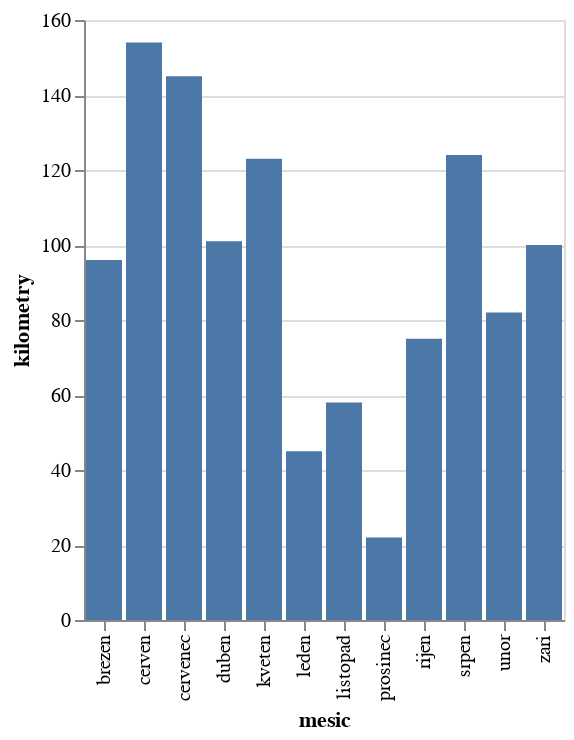

Notebook cell for this chart:
### Code cell
alt.Chart(df).mark_bar().encode(
    x = 'mesic',
    y = 'kilometry'
)

### Figure 1 — Vega-Lite specification as saved in the notebook (floating-point values rounded to 4 significant figures)
{"config": {"view": {"continuousWidth": 400, "continuousHeight": 300}}, "data": {"name": "data-3d55b0c334151e92c0ac759b7f81b667"}, "mark": "bar", "encoding": {"x": {"field": "mesic", "type": "nominal"}, "y": {"field": "kilometry", "type": "quantitative"}}, "$schema": "https://vega.github.io/schema/vega-lite/v4.17.0.json", "datasets": {"data-3d55b0c334151e92c0ac759b7f81b667": [{"mesic": "leden", "kilometry": 45}, {"mesic": "unor", "kilometry": 82}, {"mesic": "brezen", "kilometry": 96}, {"mesic": "duben", "kilometry": 101}, {"mesic": "kveten", "kilometry": 123}, {"mesic": "cerven", "kilometry": 154}, {"mesic": "cervenec", "kilometry": 145}, {"mesic": "srpen", "kilometry": 124}, {"mesic": "zari", "kilometry": 100}, {"mesic": "rijen", "kilometry": 75}, {"mesic": "listopad", "kilometry": 58}, {"mesic": "prosinec", "kilometry": 22}]}}
